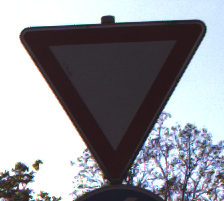
#> input picture lesson_4/data/yield.png, 224 x 201 px
$ python HoughTransform.py
#> lines starting #> are read from the running program, lines starting #| are printed output that depends on the picture
# Hough
# Transform
import cv2
import math
import numpy as np
from matplotlib import pyplot as plt

plt.rcParams['figure.figsize'] = [15, 10]
img = cv2.imread('data/yield.png')
#> img is the input picture: shape (201, 224, 3); mean B, G, R 152.4, 145.8, 145.1
img = cv2.cvtColor(img, cv2.COLOR_BGR2RGB)
gray = cv2.cvtColor(img, cv2.COLOR_RGB2GRAY)
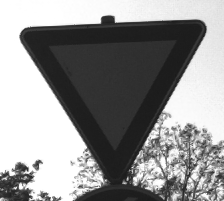
#> gray: shape (201, 224); min 26, max 255, mean 146.3
edges = cv2.Canny(gray, threshold1=100, threshold2=550)
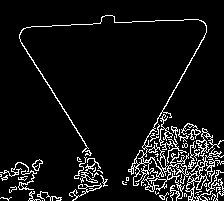
#> edges: shape (201, 224); 7.9% white in thin lines or dots

plt.subplot(121), plt.imshow(img)
plt.subplot(122), plt.imshow(edges, cmap='gray')
lines = cv2.HoughLines(edges, rho=1, theta=2 * np.pi / 180, threshold=50)
#> lines = 102 rows, first 8: [4, 2.58], [26, 1.54], [195, 0.524], [196, 0.489], [205, 1.36], [199, 1.4], [210, 1.08], [175, 1.64]
hough = np.zeros_like(edges)

for i in range(0, len(lines[0:3])):
    rho = lines[i][0][0]
    theta = lines[i][0][1]
    a = math.cos(theta)
    b = math.sin(theta)
    x0 = a * rho
    y0 = b * rho
    pt1 = (int(x0 + 1000 * (-b)), int(y0 + 1000 * (a)))
    pt2 = (int(x0 - 1000 * (-b)), int(y0 - 1000 * (a)))
    cv2.line(hough, pt1, pt2, 255, 1, cv2.LINE_AA)
#> this loop made 3 passes
#> (rho, theta, a, b, x0, y0, pt1, pt2) on passes 1 to 3: (4, 2.58, -0.848, 0.53, -3.39, 2.12, (-533, -845), (526, 850)), (26, 1.54, 0.0349, 0.999, 0.907, 25.98, (-998, 60), (1000, -8)), (195, 0.524, 0.866, 0.5, 168.9, 97.5, (-331, 963), (668, -768))
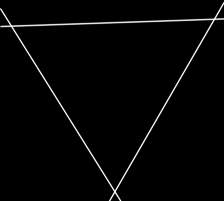
#> hough: shape (201, 224); min 0, max 253, mean 5.1

plt.subplot(121), plt.imshow(edges, cmap='gray')
plt.subplot(122), plt.imshow(hough, cmap='gray')
plt.show()
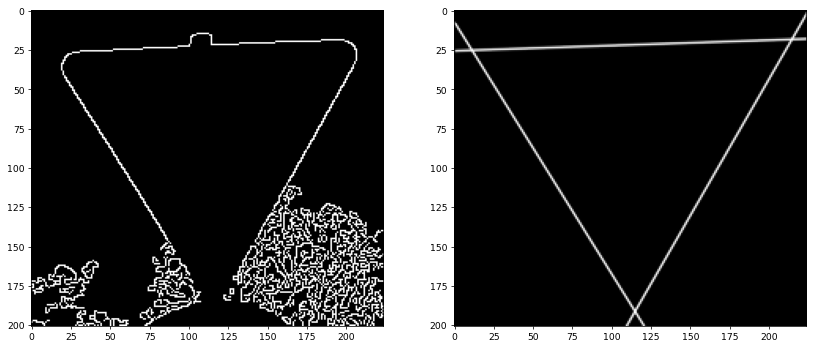
#> figure drawn by matplotlib, 2 panels
